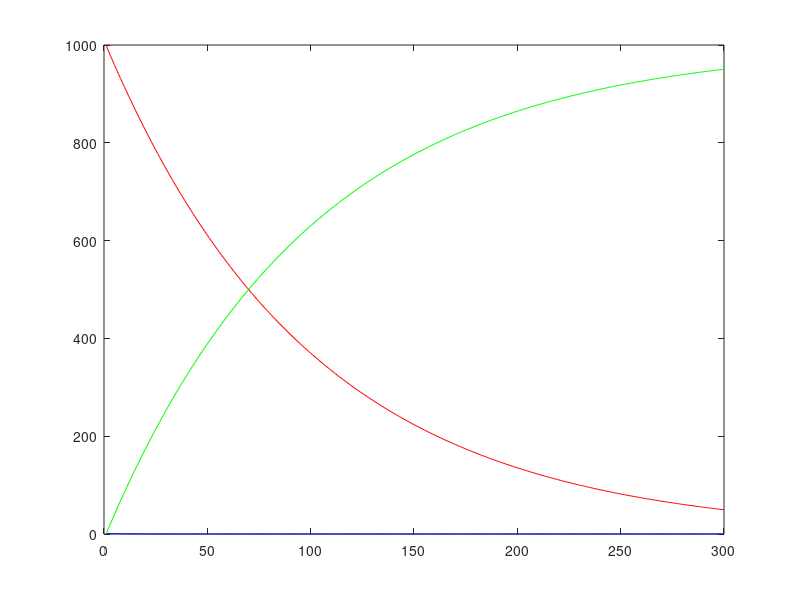
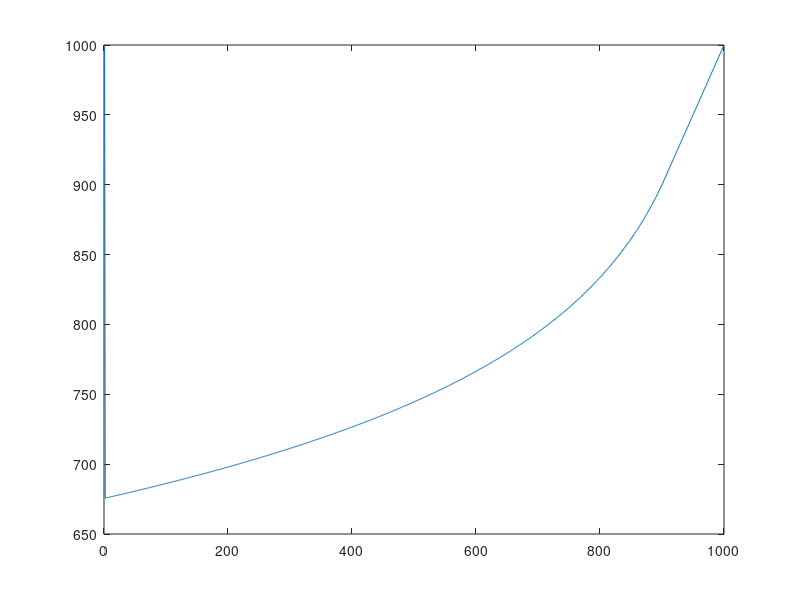

Here is the MATLAB script that generated these plots, in order:
clear;

s(1) = 1;
i(1) = 999;
r(1) = 0;
m = [];

for k = 1:999
    
    
    beta = 0.0001;
    gamma = 0.01;

    dt = 1;

    for t = 2:300
        ds = - beta * i(t-1) * s(t-1);
        di = beta * i(t-1) * s(t-1) - gamma * i(t-1);
        dr = gamma * i(t-1);
        s(t) = s(t-1) + dt*ds;
        i(t) = i(t-1) + dt*di;
        r(t) = r(t-1) + dt*dr;
    end
    
    m = [m max(i)];
 
    i(1)= k + 1;
    s(1) = 1000 - i(1);
   
end




figure(1)
plot(s, 'b');
hold on;
plot(i, 'r');
plot(r, 'g');

timestep = [1:999];
figure(2);
plot(timestep, m)